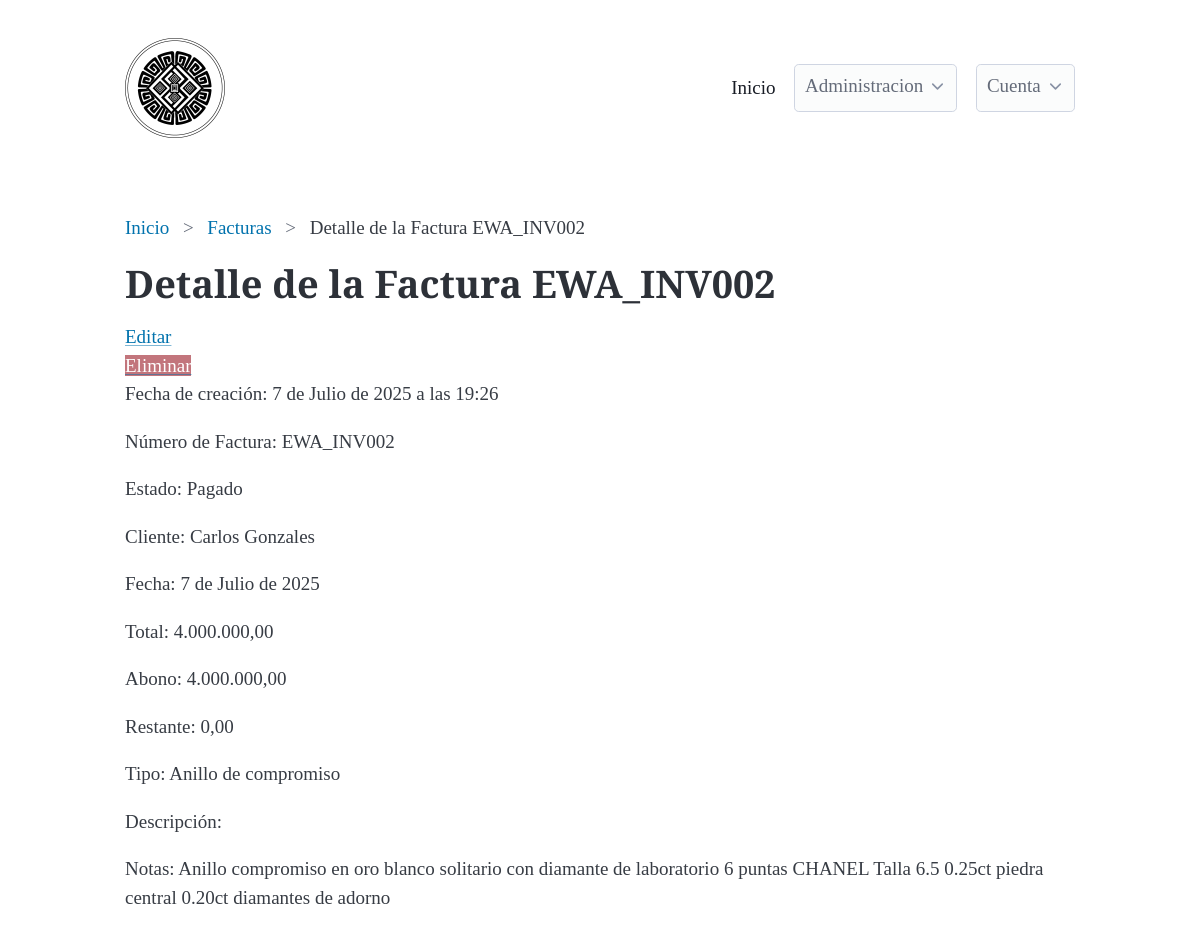
The app's page /invoices/invoices_detail/2/ (signed in) with its own data.
### invoices/models.py (models this page shows, shortened)
class Invoice(models.Model):
    def generate_invoice_number():
        last_invoice = Invoice.objects.all().aggregate(Max('id'))['id__max']
        next_number = 1 if last_invoice is None else last_invoice + 1
        return f'EWA_INV{next_number:03d}'
    client = models.ForeignKey(Client, on_delete=models.DO_NOTHING, null=True, blank=True)
    invoice_number = models.CharField(max_length=100, null=True, blank=True, default=generate_invoice_number)
    invoice_type = models.CharField(max_length=100, null=True, blank=True)
    invoice_date = models.DateField(null=False, blank=False, default=timezone.now)
    INVOICE_STATUS_CHOICES = [
        ('Pendiente de Pago', 'Pendiente de Pago'),
        ('Pagado', 'Pagado'),
        ('Cancelado', 'Cancelado'),
    ]
    invoice_status = models.CharField(max_length=100, null=True, blank=True, choices=INVOICE_STATUS_CHOICES, default='Pendiente de Pago')
    observation = models.TextField(null=True, blank=True)
    invoice_quantity = models.IntegerField(null=True, blank=True)
    invoice_total = models.DecimalField(max_digits=10, decimal_places=2, null=True, blank=True)
    invoice_balance = models.DecimalField(max_digits=10, decimal_places=2, null=True, blank=True)
    additional_notes = models.TextField(null=True, blank=True)
    created_at = models.DateTimeField(auto_now_add=True)

### clients/models.py (models this page shows, shortened)
class Client(models.Model):
    created_at = models.DateTimeField(auto_now_add=True, null=True, blank=True)
    name = models.CharField(max_length=100, null=False, blank=False, validators=[MinLengthValidator(3)])
    email = models.EmailField(null=True, blank=True, validators=[EmailValidator])
    phone = models.CharField(max_length=15, null=True, blank=True, validators=[MinLengthValidator(10), RegexValidator(r'^\d{10}$')])
    address = models.TextField(max_length=255, null=True, blank=True)
    DOCUMENT_TYPE_CHOICES = [
        ('CC', 'Cédula de Ciudadanía'),
        ('TI', 'Tarjeta de Identidad'),
        ('CE', 'Cédula de Extranjería'),
        ('NIT', 'Número de Identificación Tributaria'),
        ('PAS', 'Pasaporte'),
    ]
    document_type = models.CharField(max_length=100, null=True, blank=True, choices=DOCUMENT_TYPE_CHOICES)
    document_number = models.CharField(max_length=100, null=True, blank=True, validators=[RegexValidator(r'^\d{10}$')])

### invoices/views.py (the view)
# urls.py: path('invoices_detail/<int:pk>/', views.InvoicesDetailView.as_view(), name='invoices_detail'),
class InvoicesDetailView(DetailView):
    model = Invoice
    template_name = 'invoices/invoices_detail.html'
    context_object_name = 'invoice'
    def get_context_data(self, **kwargs):
        context = super().get_context_data(**kwargs)
        context['restante'] = context['invoice'].invoice_total - context['invoice'].invoice_balance
        return context

### invoices/templates/invoices/invoices_detail.html (shortened to what this page needs)
{% extends 'base.html' %}
{% block breadcrumb %}
<nav aria-label="breadcrumb">
    <ul>
       <li><a href="{% url 'dashboard:dashboard' %}">Inicio</a></li>
       <li><a href="{% url 'invoices:invoices_list' %}">Facturas</a></li>
       <li>Detalle de la Factura {{ invoice.invoice_number }}</li>
    </ul>
  </nav>
{% endblock %}
{% block content %}
<h1>Detalle de la Factura {{ invoice.invoice_number }}</h1>
<div class="row">
    <div class="col-md-6">
        <a href="{% url 'invoices:invoices_update' invoice.id %}" class="btn btn-primary">Editar</a>
    </div>
    <div class="col-md-6">
        <a href="{% url 'invoices:invoices_delete' invoice.id %}" class="btn btn-danger">Eliminar</a>
    </div>
</div>
<p>Fecha de creación: {{ invoice.created_at }}</p>
<p>Número de Factura: {{ invoice.invoice_number }}</p>
<p>Estado: {{ invoice.invoice_status }}</p>
<p>Cliente: {{ invoice.client.name }}</p>
<p>Fecha: {{ invoice.invoice_date }}</p>
<p>Total: {{ invoice.invoice_total }}</p>
<p>Abono: {{ invoice.invoice_balance }}</p>
<p>Restante: {{ restante }}</p>
<p>Tipo: {{ invoice.invoice_type }}</p>
<p>Descripción: {{ invoice.description }}</p>
<p>Notas: {{ invoice.observation }}</p>
{% endblock %}

### static/css/style.css (style rules this page uses)
:root { font-family: 'Cormorant', serif; }
h1 { font-size: 2rem; font-weight: 700; font-family: 'Cormorant', serif; }
.btn-danger { background-color: #c2757c; color: white; border: none; }

### records on screen
Invoice: invoice_number "EWA_INV002", created_at "7 de Julio de 2025 a las 19:26", invoice_status "Pagado", client.name "Carlos Gonzales", invoice_date "7 de Julio de 2025", invoice_total "4.000.000,00", invoice_balance "4.000.000,00", invoice_type "Anillo de compromiso", observation "Anillo compromiso en oro blanco solitario con diamante de laboratorio 6 puntas CHANEL Talla 6.5 0.25ct piedra central 0.20ct diamantes de adorno"

### other values on screen
{{ restante }} "0,00"
